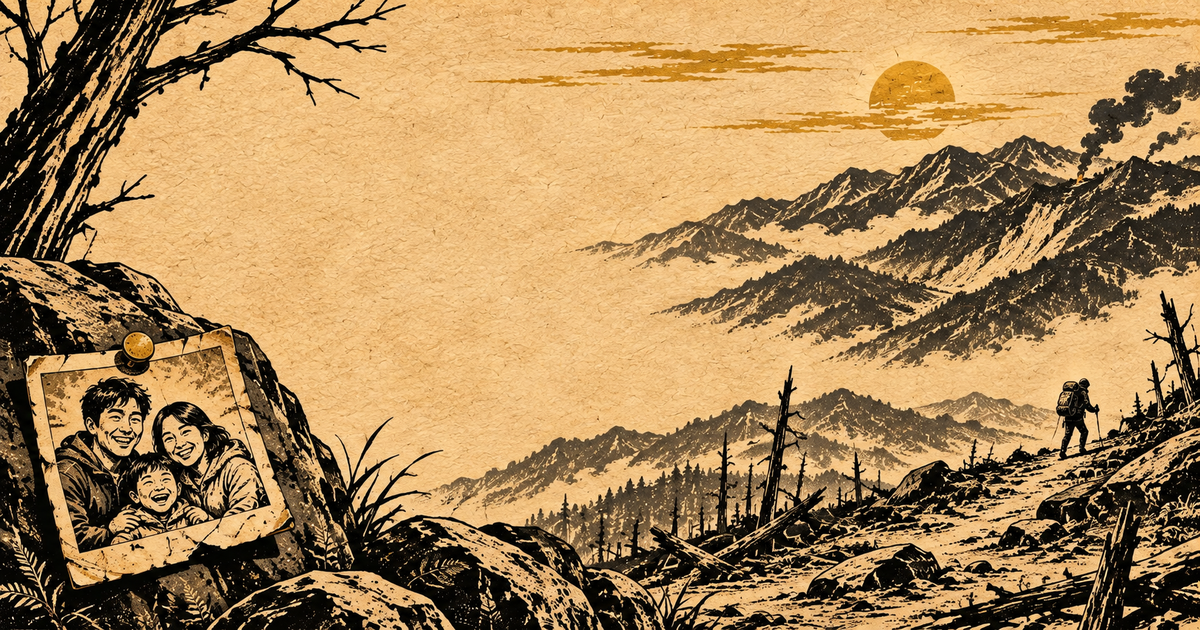
#> input picture store/art/share-card.png, 1200 x 630 px, given in place of steam-library-logo.png, which was not available
$ python store-logo.py
#> lines starting #> are read from the running program, lines starting #| are printed output that depends on the picture; after the words box and inside, x2 and y2 are one past the last pixel; in counts of white or black regions, pixels touching at a corner belong together
# 스토어 그림에 로고 얹기. store/art/ 의 글자 없는 원본에 store/steam-library-logo.png 를 얹어 store/ 에 쓴다
# 사용: python tools/store-logo.py   (Pillow 필요)
# 스팀 규격(2026-11 확인): 헤더 920x430, 작은 캡슐 462x174, 큰 캡슐 1232x706, 세로 캡슐 748x896, 라이브러리 캡슐 600x900
# 라이브러리 히어로·페이지 바탕에는 글자를 넣지 않는다
import os
from PIL import Image, ImageFilter

root = os.path.join(os.path.dirname(__file__), '..', 'store')

# 이름: (최종 크기, 로고 너비 비율, 로고 가운데 x 비율, 로고 위 y 비율)
JOBS = {
    'steam-header': ((920, 430), 0.44, 0.27, 0.10),
    'steam-capsule-small': ((462, 174), 0.56, 0.32, 0.08),
    'steam-capsule-main': ((1232, 706), 0.42, 0.30, 0.09),
    'steam-capsule-vertical': ((748, 896), 0.72, 0.50, 0.06),
    'steam-library-capsule': ((600, 900), 0.74, 0.50, 0.06),
    'itch-cover': ((630, 500), 0.56, 0.38, 0.07),
    'share-card': ((1200, 630), 0.40, 0.72, 0.08),
}

def cover(im, size):
    w, h = size
    s = max(w / im.width, h / im.height)
    im = im.resize((round(im.width * s), round(im.height * s)), Image.LANCZOS)
    x, y = (im.width - w) // 2, (im.height - h) // 2
    return im.crop((x, y, x + w, y + h))

logo = Image.open(os.path.join(root, 'steam-library-logo.png')).convert('RGBA')
logo = logo.crop(logo.getchannel('A').point(lambda a: 255 if a > 8 else 0).getbbox())

for name, (size, lw, cx, top) in JOBS.items():
    base = cover(Image.open(os.path.join(root, 'art', name + '.png')).convert('RGB'), size).convert('RGBA')
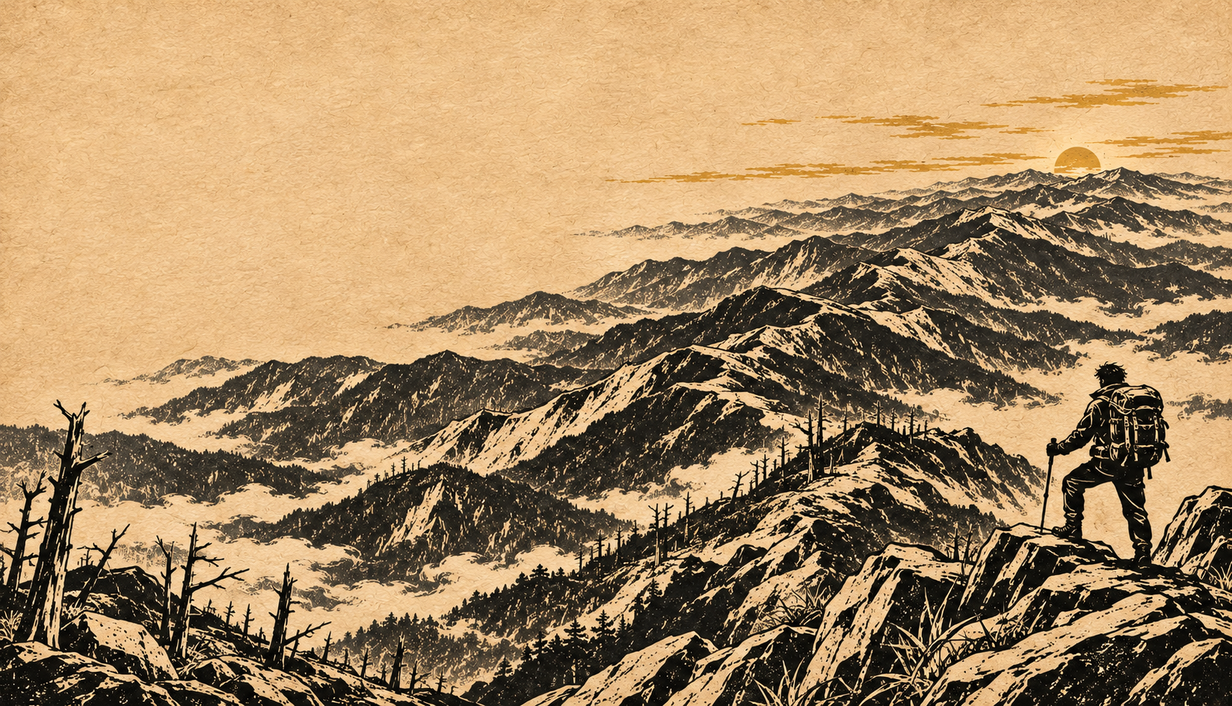
#> input picture store/art/steam-capsule-main.png, 1232 x 706 px, given in place of steam-header.png, which was not available
#> in cover, `w, h = size`: w = 920; h = 430
#> in cover, `s = max(w / im.width, h / im.height)`: s = 0.747
#> in cover, `im = im.resize((round(im.width * s), round(im.height * s)), Image.LANC..`:
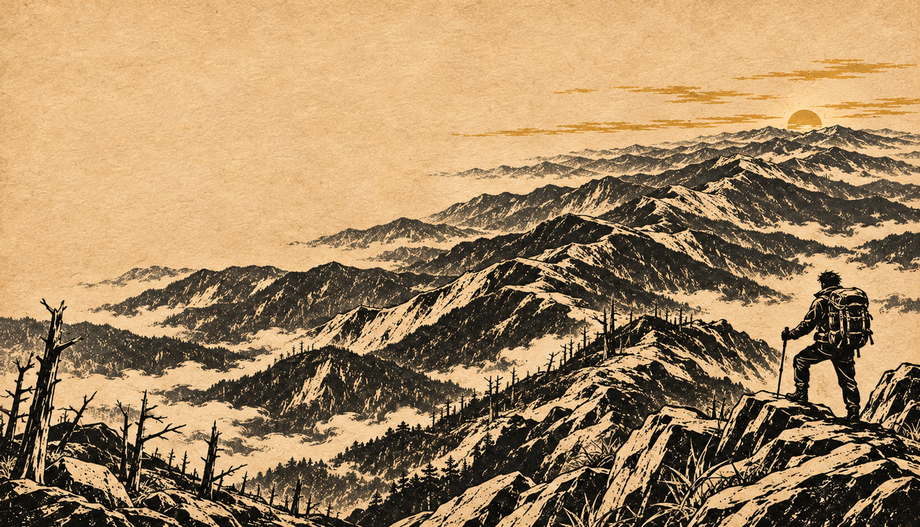
#> im: PIL image 920x527 RGB; mean R, G, B 164.4, 135.6, 98.2
#> in cover, `x, y = (im.width - w) // 2, (im.height - h) // 2`: x = 0; y = 48
    w = round(size[0] * lw)
    lg = logo.resize((w, round(logo.height * w / logo.width)), Image.LANCZOS)
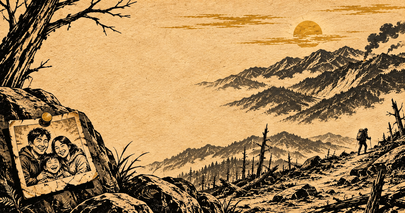
#> lg: PIL image 405x213 RGBA; mean R, G, B, A 168.5, 134.3, 88.1, 255
    x, y = round(size[0] * cx - w / 2), round(size[1] * top)
    # 글자 뒤에 종이 빛을 번지게 깔아 그림의 선과 섞이지 않게 한다
    pad = max(8, w // 12)
    halo_a = Image.new('L', (lg.width + pad * 2, lg.height + pad * 2), 0)
#> halo_a: PIL image 471x279 L; every value is 0
    halo_a.paste(lg.getchannel('A').filter(ImageFilter.MaxFilter(9)), (pad, pad))
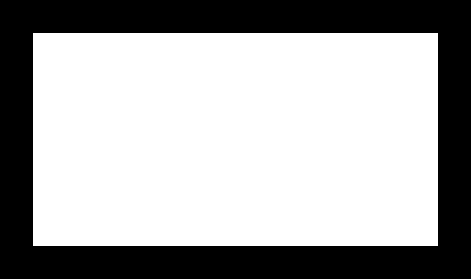
#> halo_a: PIL image 471x279 L; 65.6% white; 1 black region, box (x1, y1, x2, y2) and area: (0, 0, 471, 279) 45144
    halo_a = halo_a.filter(ImageFilter.GaussianBlur(pad / 2)).point(lambda a: min(255, a * 2) * 0.85)
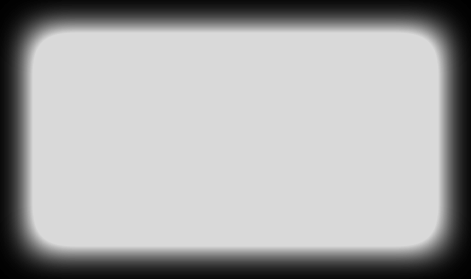
#> halo_a: PIL image 471x279 L; min 0, max 217, mean 168.5
    paper = base.crop((x, y, x + lg.width, y + lg.height)).convert('RGB').resize((1, 1), Image.BOX).getpixel((0, 0))
#> paper = (212, 174, 126)
    halo = Image.new('RGBA', halo_a.size, paper + (0,)); halo.putalpha(halo_a.convert('L'))
#> after `halo.putalpha(halo_a.convert('L'))`:
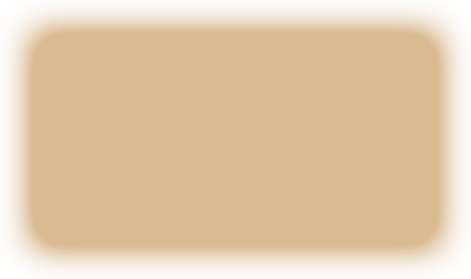
#> halo: PIL image 471x279 RGBA; mean R, G, B, A 212, 174, 126, 168.5; transparent parts drawn white
    base.alpha_composite(halo, (x - pad, y - pad))
    base.alpha_composite(lg, (x, y))
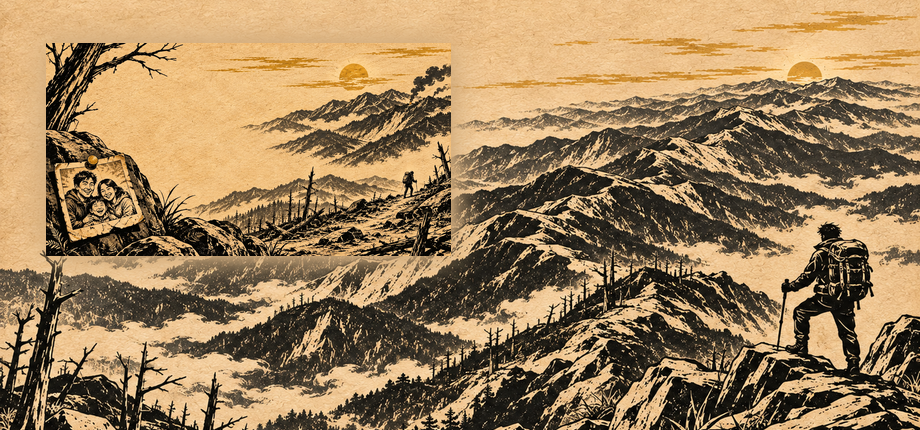
#> base: PIL image 920x430 RGBA; mean R, G, B, A 155.8, 128, 91.1, 255
    base.convert('RGB').save(os.path.join(root, name + '.png'), optimize=True)
    print(name, size)
#> pass 2 of the loop `for name, (size, lw, cx, top) in JOBS.items():`:
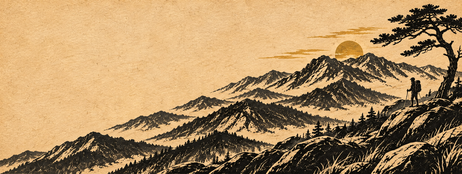
#> input picture store/art/steam-capsule-small.png, 462 x 174 px
#> in cover, im is the input picture: PIL image 462x174 RGB; mean R, G, B 172.4, 141, 99.4
#> lg: PIL image 259x136 RGBA
#> `halo_a = halo_a.filter(ImageFilter.GaussianBlur(pad / 2)).point(lambda..`:
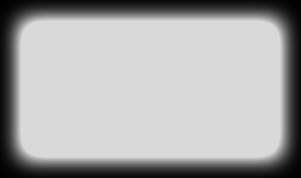
#> halo_a: PIL image 301x178 L; min 0, max 217, mean 168.7
#> paper = (207, 170, 121)
#> halo: PIL image 301x178 RGBA
#> `base.alpha_composite(lg, (x, y))`:
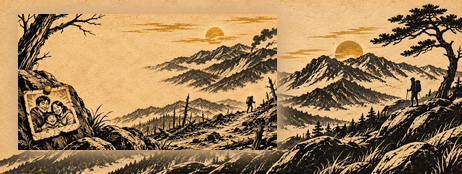
#> base: PIL image 462x174 RGBA; mean R, G, B, A 157.5, 127.2, 86.5, 255
#> (the run stopped early here; a loop or call above may not have finished)
